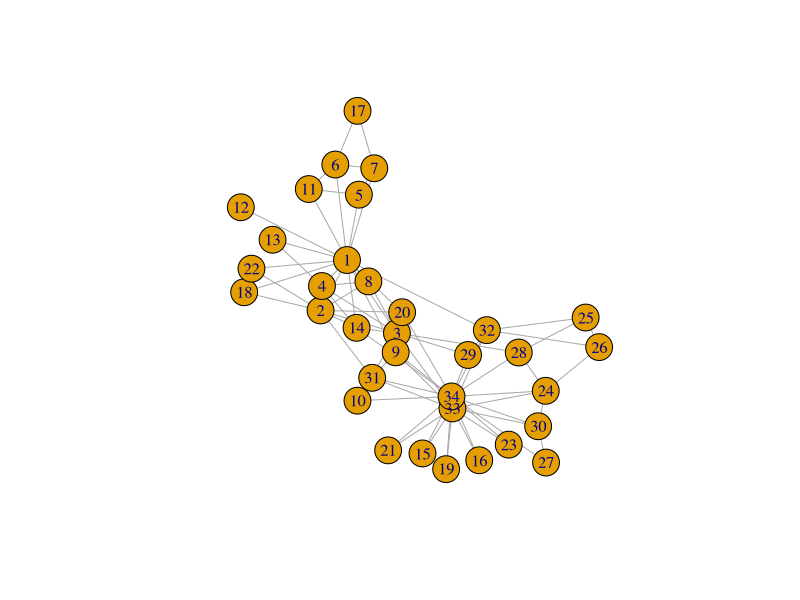
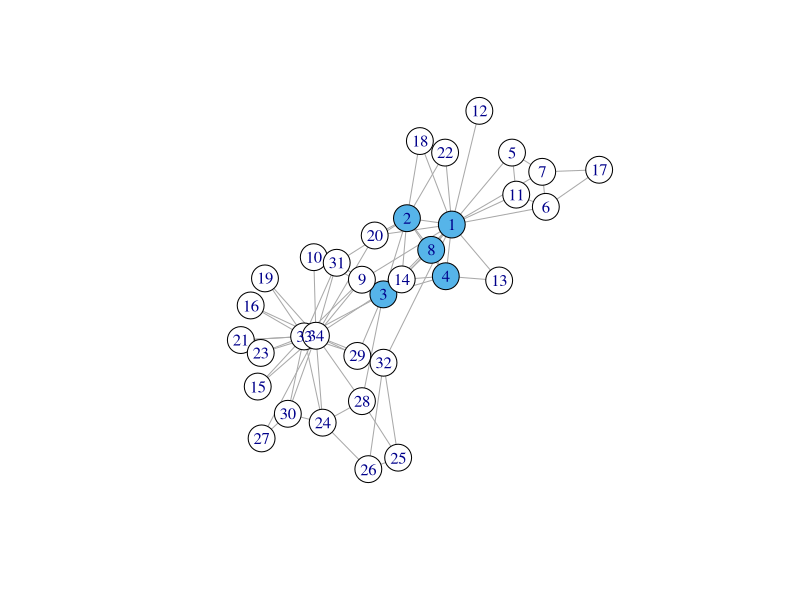
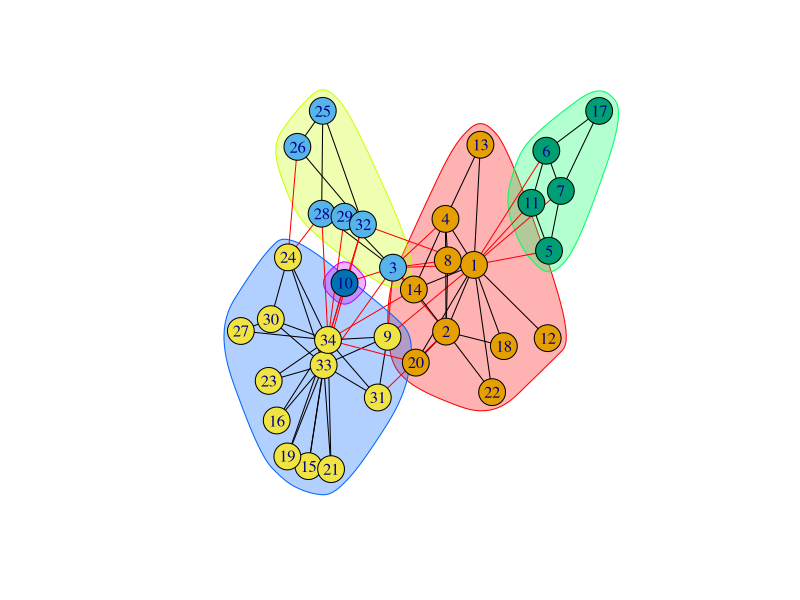
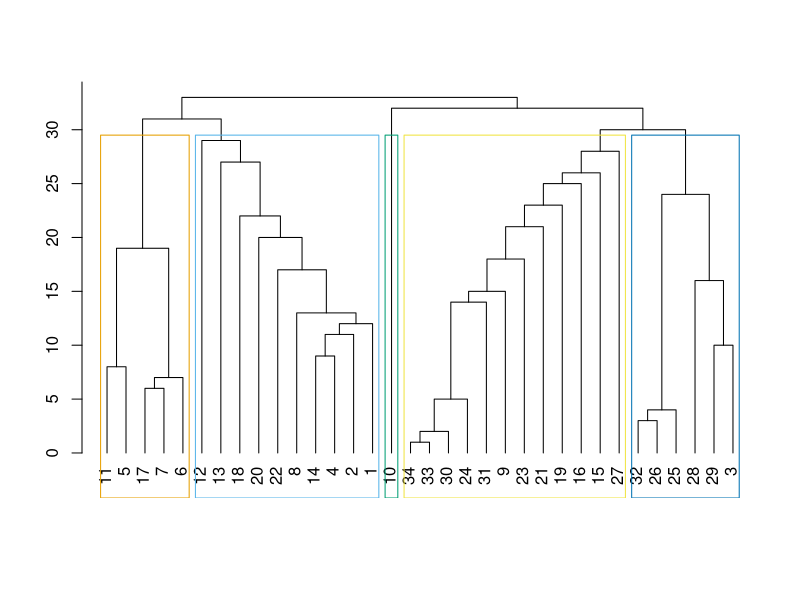
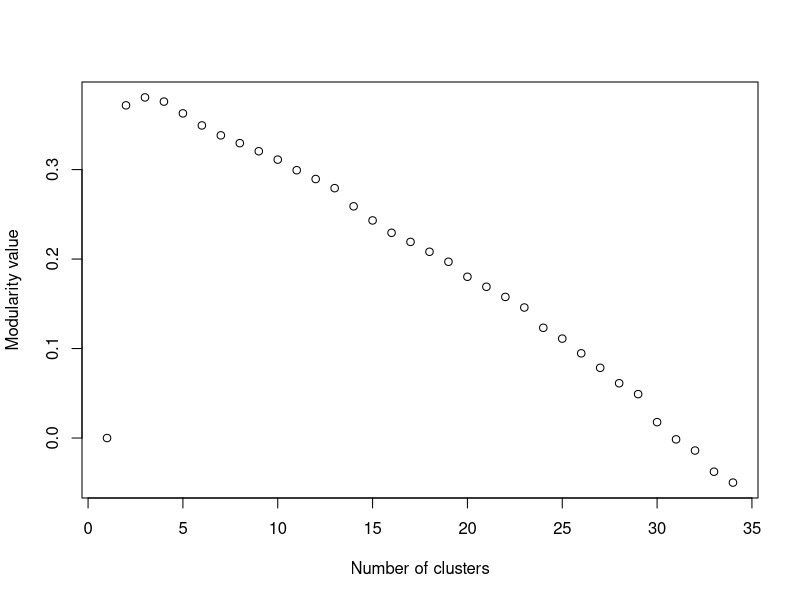
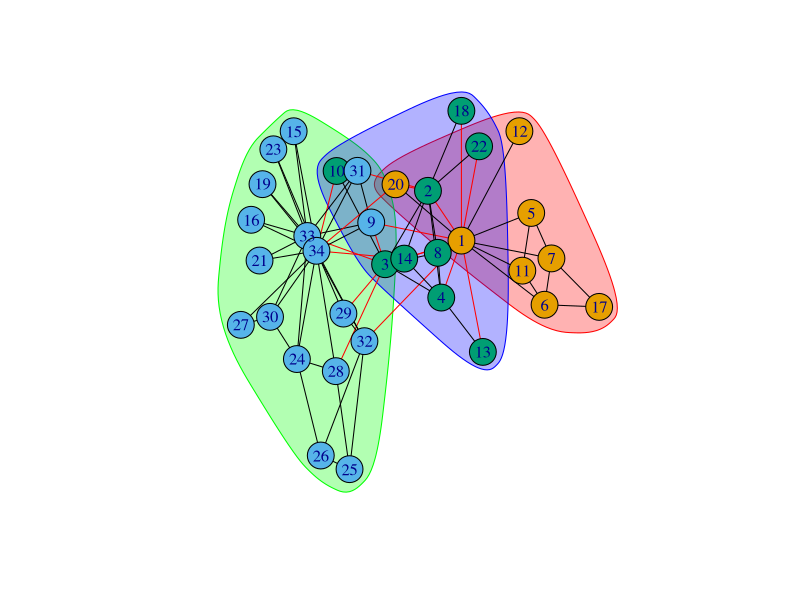
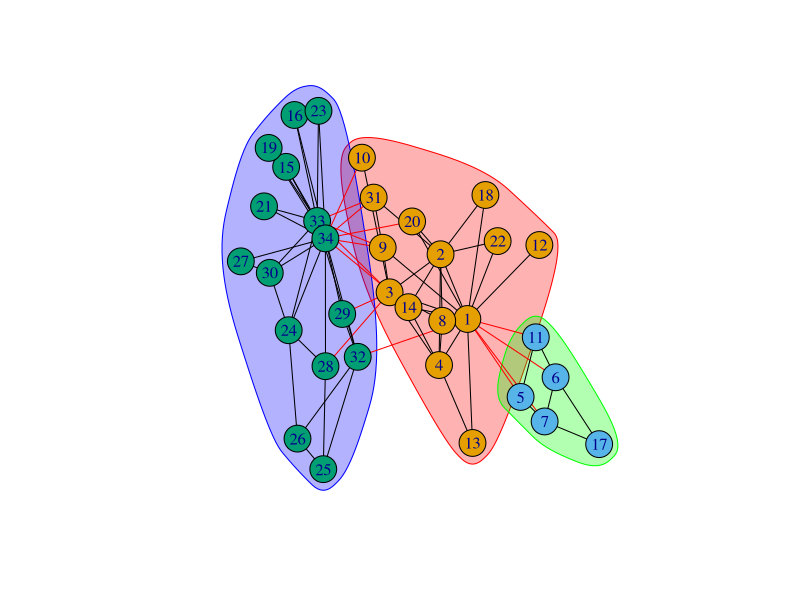

Source code (R) for these figures, in order:
library('igraph')
library("doParallel")
library("foreach")

## load karate club data
setwd("C:/Users/chuang/Desktop/network_r")
g = graph.famous("Zachary")
plot(g)

## find clique with largest possible size
maximal.cliques(g, min = 4, max = 5) # maximal cliques of sizes 4 and 5

largest = largest.cliques(g) ## largest number of cliques
labels = rep(0, vcount(g))   ## generate a list with all 0s 
labels[largest[[1]]] = 2
plot(g, vertex.color = labels)


## community detection 

# edge.betweenness.community [Newman and Girvan, 2004]
# fastgreedy.community Clauset et al., 2004
# label.propagation.community [Raghavan et al., 2007]
# leading.eigenvector.community [Newman, 2006]
# multilevel.community Blondel et al., 2008
# optimal.community [Brandes et al., 2008]
# spinglass.community [Reichardt and Bornholdt, 2006]
# walktrap.community [Pons and Latapy, 2005]
# infomap.community [Rosvall and Bergstrom, 2008]

##################################
## Newman-Girvan Edge-Betweenness
##################################

#The Newman-Girvan algorithm detects communities by progressively removing edges from the original network. The Girvan-Newman algorithm focuses on edges that are most likely "between" communities.
#Step 1: the betweenness of all existing edges in the network is calculated first.
#Step 2: the edge with the highest betweenness is removed.
#Step 3: the betweenness of all edges affected by the removal is recalculated.
#Step 4: steps 2 and 3 are repeated until no edges remain.
#The best partition is selected based on modularity.

betw <- edge.betweenness(g)
eb <- edge.betweenness.community(g)
plot(eb, g)

## A bit more hand-made way
# color_map = c("grey","blue","black","yellow","red","green")
# membership = cutat(eb, no = 4)
# membership = eb$membership
# plot(g, vertex.color = eb$membership)
dendPlot(eb, mode="hclust", rect = 5)


##################################
## Greedy Modularity maximization
##################################
mm <- fastgreedy.community(g)
plot(rev(mm$modularity), xlab = 'Number of clusters', ylab = 'Modularity value')
which.max(rev(mm$modularity))      ## the best number of clusters
plot(mm, g)

##################################
## label propagation
##################################

#Label propagation algorithm consists of four steps:
  
## Step 1: Initialize labels
## Step 2: Randomize node ordering
## Step 3: For every node replace its label with occurring with the highest frequency among neighbors
## Step 4: Repeat steps 2-3 until every node will have a label that the maximum number of its neighbors have

lp <- label.propagation.community(g)
plot(lp, g)

####################
## overlapping community using clique percolation 
###################
clique.community.opt.par <- function(graph, k){
  if(!require(foreach)){
    install.packages("foreach")
    library(foreach)
  }
  clq <- cliques(graph, min=k, max=k)
  #find edges between cliques
  edges <- c()
  edges <- foreach (i=1:(length(clq)-1), .combine=c) %dopar% 
  {
    tmp_edg <- c()
    for (j in (i+1):length(clq)) {
      if ( length(unique(c(clq[[i]], clq[[j]]))) == k+1 ) {
        tmp_edg <- c(tmp_edg, c(i,j))
      }
    }
    return(tmp_edg)
  }
  #Create an empty graph and then adding edges
  clq.graph <- make_empty_graph(n = length(clq)) %>% add_edges(edges)
  clq.graph <- simplify(clq.graph)
  V(clq.graph)$name <- seq_len(vcount(clq.graph))
  comps <- decompose.graph(clq.graph)
  lapply(comps, function(x) {
    unique(unlist(clq[ V(x)$name ]))
  })
}

res<-clique.community.opt.par(g,4)
res
